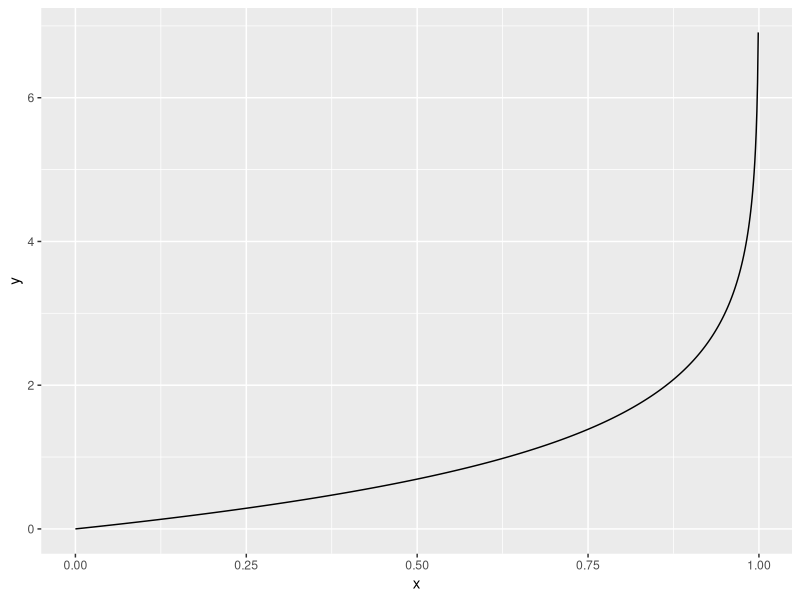

Reproduce this figure in R.
f <- function(x) -log(1-x)


x <- seq(0.000001,1,by=0.001)

d <- data.frame(x=x, y = sapply(x,f))
require(ggplot2)
qplot(x=x,y=y,data=d,geom='line')
